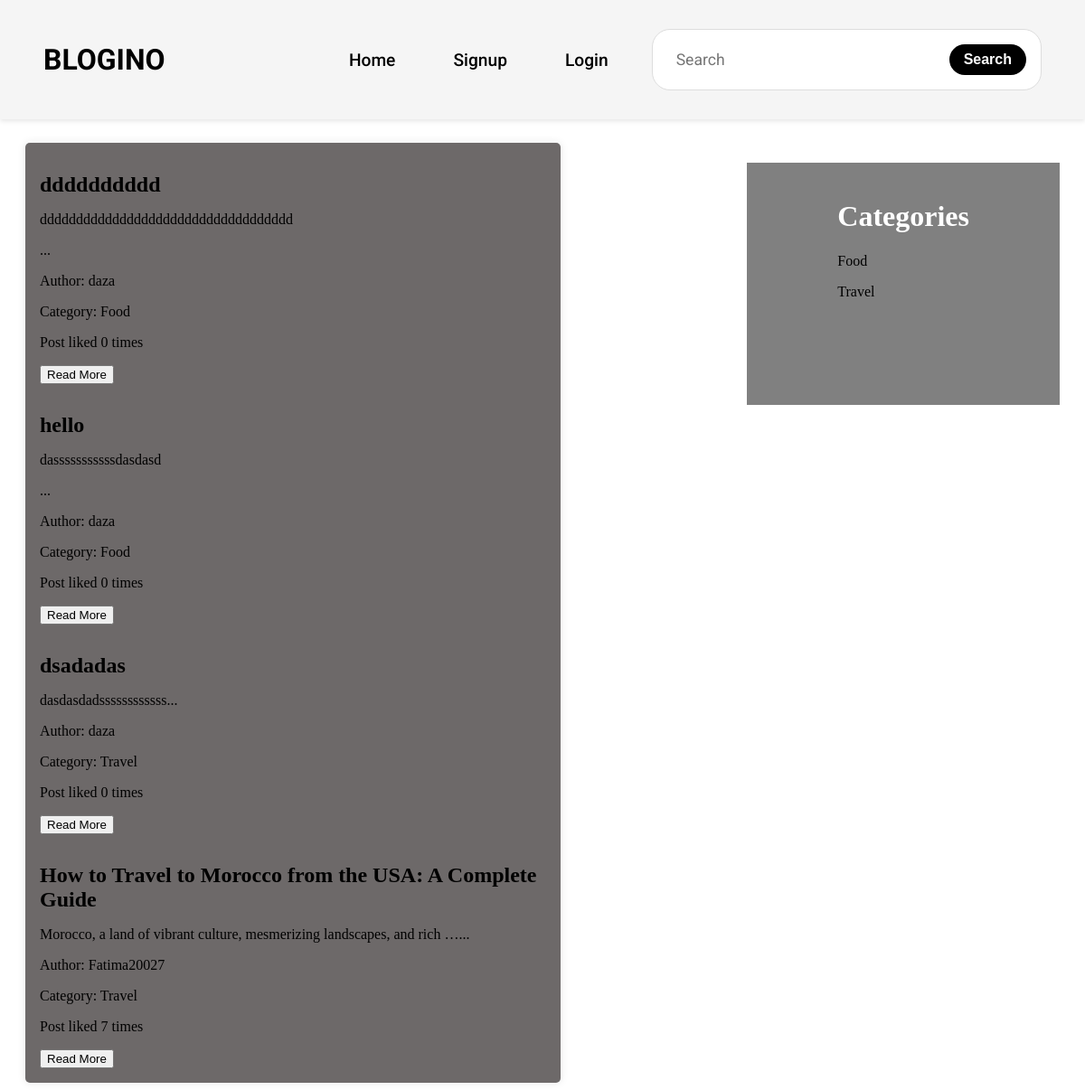
/, run on an earlier commit of the app's database.
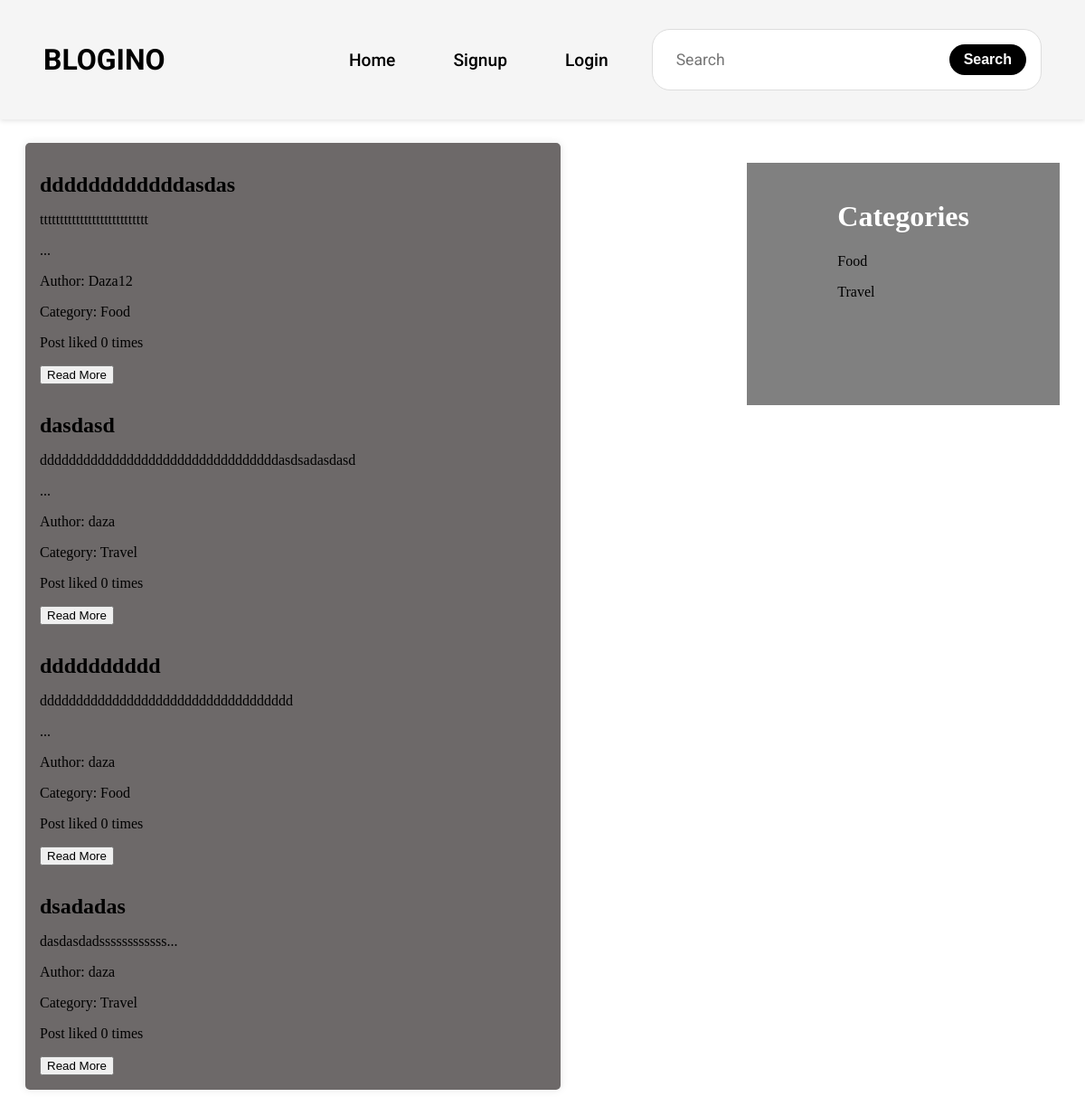
And on a later commit of the database.
### landing/models.py (models this page shows, shortened)
class Category(models.Model):
    name = models.CharField(max_length=100)
    def __str__(self):
        return self.name

class Post(models.Model):
    title = models.CharField(max_length=100)
    user = models.ForeignKey(User, on_delete=models.CASCADE)
    content = RichTextField(blank=True, null=True)
    likes = models.PositiveIntegerField(default=0)
    created_at = models.DateTimeField(auto_now_add=True)
    updated_at = models.DateTimeField(auto_now=True)
    category = models.ForeignKey(Category, on_delete=models.CASCADE)

### landing/views.py (the view)
# urls.py: path('', views.index, name='index'),
def index(request):
    categories = Category.objects.all()
    posts = Post.objects.order_by('-created_at')[:4]
    context = {
        'categories': categories,
        'posts': posts,
    }
    return render(request, 'landing/index.html', context)

### templates/landing/index.html (shortened to what this page needs)
{% load static %}
<!DOCTYPE html>
<html lang="en">
<head>
    <link rel="stylesheet" href="{% static 'landing/css/components/menu.css' %}">
    <link rel="stylesheet" href="{% static 'landing/css/components/sidebar.css' %}">
    <link rel="stylesheet" href="{% static 'landing/css/components/posts.css' %}">
    <link href='https://unpkg.com/boxicons@2.1.4/css/boxicons.min.css' rel='stylesheet'>
</head>
<body>
    {% block menu %}
        {% include 'landing/components/menu.html' %}
    {% endblock %}
    {% block category %}
        {% include 'landing/components/sidebar.html' %}
    {% endblock %}
    {% block posts %}
        {% include 'landing/components/posts.html' %}
    {% endblock %}
</body>
</html>

### templates/landing/components/sidebar.html
{% block sidebar %}
    <div class="sidebar">
        <h1 class="sidebar__title">Categories</h1>
        {% for category in categories %}
            <p> <a href="{% url 'landing:category' category.id %}"> {{ category.name }} </a></p>
        {% endfor %}
    </div>
{% endblock %}

### templates/landing/components/posts.html
{% block posts %}
    <div class="posts">
        <h1 class="posts__title">Latest Posts</h1>
        <div class="posts__container">
            {% for post in posts %}
                <div class="post">
                    {% if user.is_superuser  %}
                        <h1 class="post__title">title: {{ post.title }}</h1>
                        <p class="post__content">content: {{ post.content|truncatewords:10|safe }}...</p>
                        <p class="post__author">author: {{ post.user }}</p>
                        <p class="post__category">category: {{ post.category }}</p>
                        {% if post.likes == 1 %}
                            <p class="post__category">post liked 1 time</p>
                        {% else %}
                            <p class="post__category">post liked {{ post.likes }} times</p>
                        {% endif %}
                        <button class="post__button"><a href="{% url 'landing:post_detail' post.id %}"> Read More </a></button>
                        <button><a href="{% url 'landing:delete_post' post.id %}">delete</a></button>
                    {% else %}
                        <h1 class="post__title">{{ post.title }}</h1>
                        <p class="post__content">{{ post.content|truncatewords:10|safe }}...</p>
                        <p class="post__author">Author: {{ post.user }}</p>
                        <p class="post__category">Category: {{ post.category }}</p>
                        {% if post.likes == 1 %}
                            <p class="post__likes">Post liked 1 time</p>
                        {% else %}
                            <p class="post__likes">Post liked {{ post.likes }} times</p>
                        {% endif %}
                        <button class="post__button"><a href="{% url 'landing:post_detail' post.id %}">Read More</a></button>
                    {% endif %}
                </div>
            {% endfor %}
        </div>
    </div>
{% endblock %}

What changed in the data, as far as the page shows it:
removed Post: title "hello", content "dasssssssssssdasdasd", user "daza", category "Food", likes "0"
no longer on this page (row unchanged): Post: title "How to Travel to Morocco from the USA: A Complete Guide", content "Morocco, a land of vibrant culture, mesmerizing landscapes, and rich …", user "Fatima20027", category "Travel", likes "7"
added Post: title "ddddddddddddasdas", content "ttttttttttttttttttttttttttt", user "Daza12", category "Food", likes "0"
added Post: title "dasdasd", content "dddddddddddddddddddddddddddddddddasdsadasdasd", user "daza", category "Travel", likes "0"
